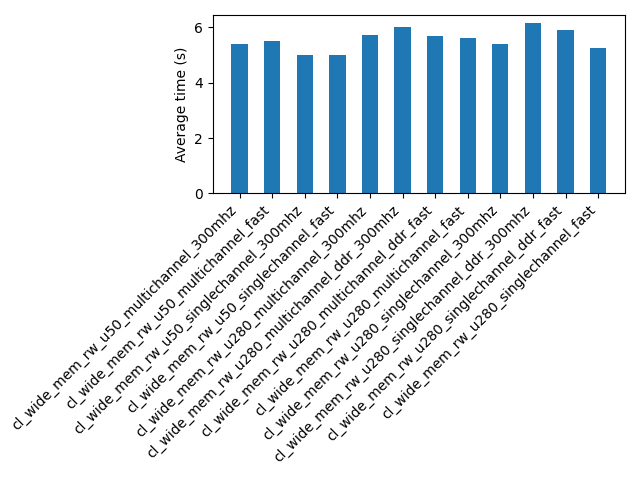

Python code for this plot:
#!/usr/bin/env python3

import pandas as pd
import numpy as np
import matplotlib.pyplot as plt

df_total_time = pd.read_csv("../data/memory-channels.csv", skipinitialspace=True)

configs = ["singlechannel-300mhz", "multichannel-300mhz", "singlechannel-fast", "multichannel-fast",
           "singlechannel-ddr-300mhz", "singlechannel-ddr-fast", "multichannel-ddr-300mhz", "multichannel-ddr-fast"]

bar_width = 0.25
app_names = df_total_time["app_name"].values
x = np.arange(len(df_total_time))


plt.bar(x, df_total_time["average"].values, width=bar_width)

plt.xticks(x, app_names, rotation=45, ha="right")
plt.ylabel("Average time (s)")
plt.tight_layout()

filename = "memory-channels.png"
print(f"Saving figure to {filename}")
plt.savefig(filename)
